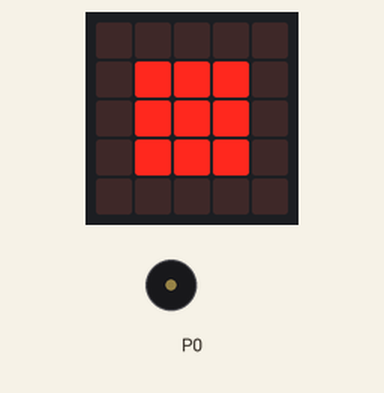
The program below on a simulated BBC micro:bit (MakeCode). On the bench: the board's 5×5 LED display, buzzer (waves = sounding). Random numbers come from a fixed seed.

Above: at 4.1 s.
Timing chart, 0 to 5.6 s (numbered marks = the images above):
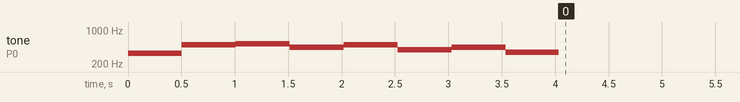

The program:

main.ts
```typescript
let zaphodao = randint(0, 2)
if (zaphodao == 0) {
    music.play(music.stringPlayable("E B C5 A B G A F ", 120), music.PlaybackMode.UntilDone)
    basic.showLeds(`
        . . . . .
        . # # # .
        . # # # .
        . # # # .
        . . . . .
        `)
}
if (zaphodao == 1) {
    music.play(music.stringPlayable("E B C5 A B G A F ", 120), music.PlaybackMode.UntilDone)
    basic.showLeds(`
        # . . . #
        . # . # .
        . . # . .
        . # # # .
        . # . # .
        `)
}
if (zaphodao == 2) {
    music.play(music.stringPlayable("E B C5 A B G A F ", 120), music.PlaybackMode.UntilDone)
    basic.showLeds(`
        # # # # #
        # # # # #
        # # # # #
        # # # # #
        # # # # #
        `)
}
basic.forever(function () {

})
```

test.ts
```typescript
// testes vão aqui; isto não será compilado quando este pacote for usado como uma extensão.
```
